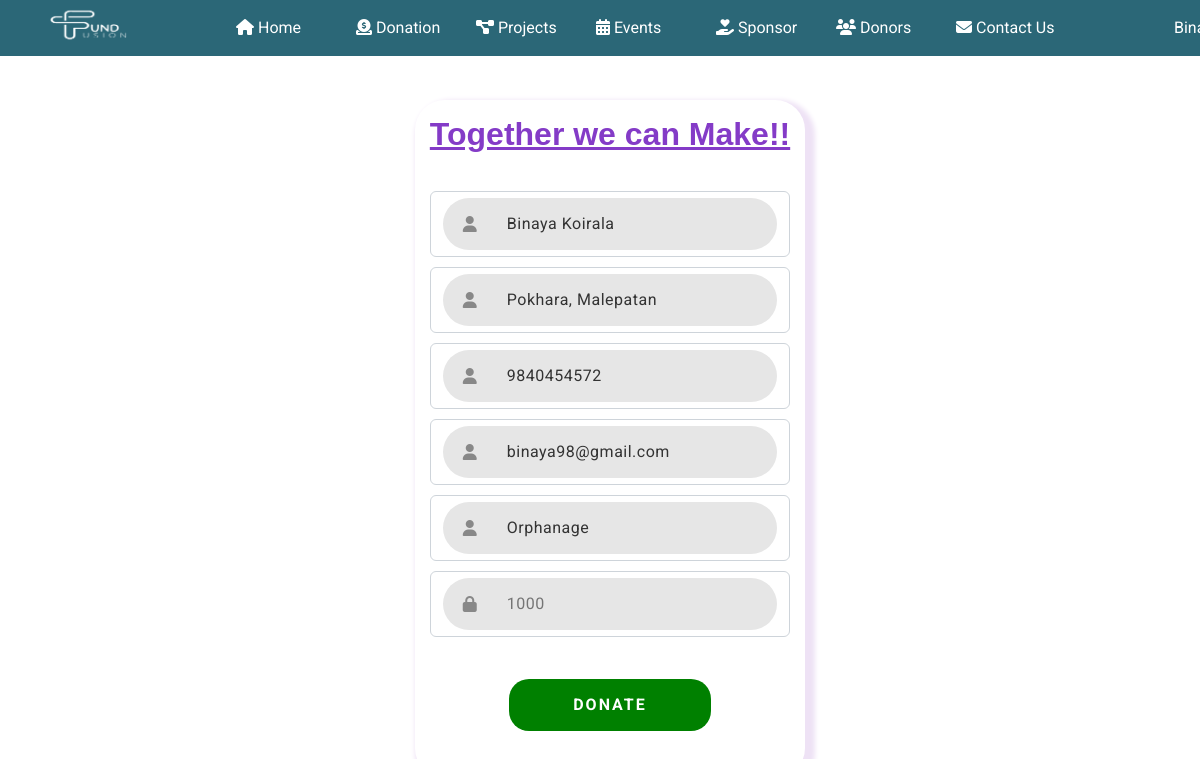
The page /esewa/donate.php?title=5 (signed in) on the database as committed earlier.
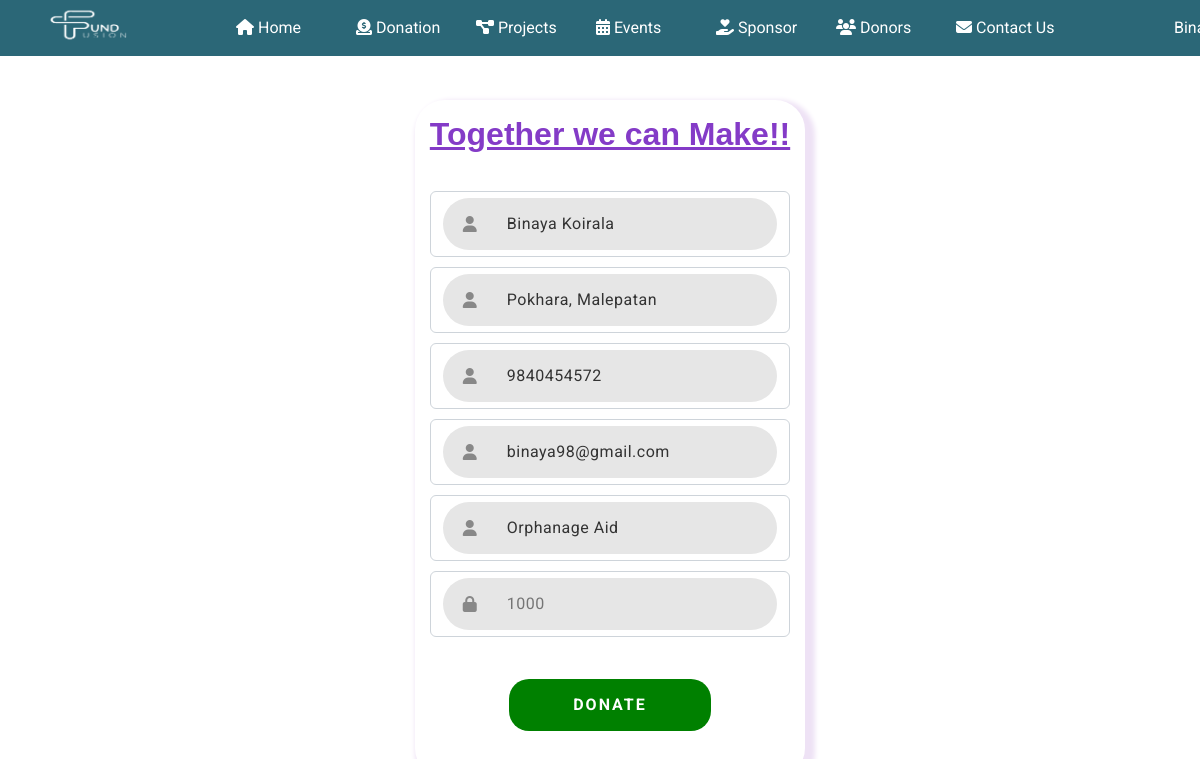
The same page on the database as committed later.
### tables this page shows
CREATE TABLE IF NOT EXISTS `donation` (
  `id` int(5) NOT NULL AUTO_INCREMENT,
  `donation_name` varchar(50) DEFAULT NULL,
  `donation_image_url` varchar(50) DEFAULT NULL,
  `donation_description` text DEFAULT NULL,
  `donation_target` int(8) DEFAULT NULL,
  `donation_progress` int(6) DEFAULT NULL,
  PRIMARY KEY (`id`)
);

### esewa/donate.php (the view, shortened to what this page needs)
<?php
include "../database/Db_Connection.php";
if (isset($_SESSION['name'])) {
    if (isset($_GET['title'])) {
        $title = urldecode($_GET['title']);
    } else {
        $title = '';
    }
    $name = $_SESSION['name'];
    $sql = "SELECT * FROM user WHERE name = '$name'";
    $result = mysqli_query($conn, $sql);
    if ($result) {
        if (mysqli_num_rows($result) > 0) {
            $row = mysqli_fetch_assoc($result);
            $address = $row['address'];
            $contact = $row['Contact'];
            $email = $row['email'];
        } else {
            echo "No matching records found.";
        }
    } else {
        echo "Error executing the query: " . mysqli_error($conn);
    }
    $sql2 = "SELECT * FROM donation WHERE id = '$title'";
    $result2 = mysqli_query($conn, $sql2);
    if ($result2) {
        if (mysqli_num_rows($result2) > 0) {
            $row2 = mysqli_fetch_assoc($result2);
            $donation_name = $row2['donation_name'];
        } else {
            echo "No matching records found.";
        }
    } else {
        echo "Error executing the query: " . mysqli_error($conn);
    }
} else {
    header('Location:../User/userlogin.php');
    exit();
}
?>
<!DOCTYPE html>
<html lang="en">
<head>
    <link rel="stylesheet" href="../css/donationEsewa.css">
    <link href="https://cdn.jsdelivr.net/npm/bootstrap@5.2.3/dist/css/bootstrap.min.css" rel="stylesheet">
    <link rel="stylesheet" href="../css/style.css">
</head>
<body>
    <?php
    @include('../Index/indexnav.php')
    ?>
    <section class="main">
        <div class="donation-container">
            <h2>Together we can Make!!</h2>
            <form class="donation-form" action="toEsewa.php" method="POST">
                <div class="form-control">
                    <input type="text" value="<?php echo $name; ?>" name="name">
                    <i class="fas fa-user"></i>
                </div>
                <div class="form-control">
                    <input type="text" value="<?php echo $address; ?>" name="address">
                    <i class="fas fa-user"></i>
                </div>
                <div class="form-control">
                    <input type="text" value="<?php echo $contact; ?>" name="contact">
                    <i class="fas fa-user"></i>
                </div>
                <div class="form-control">
                    <input type="text" value="<?php echo $email; ?>" name="email">
                    <i class="fas fa-user"></i>
                </div>
                <div class="form-control">
                    <input type="text" value="<?php echo $donation_name; ?>" name="donation_title">
                    <i class="fas fa-user"></i>
                </div>
                <div class="form-control">
                    <input type="number" placeholder="1000" name="Amount">
                    <i class="fas fa-lock"></i>
                </div>
                <button type="submit" class="submit" name="submit" value="submit">Donate</button>
            </form>
        </div>
    </section>
</body>
</html>

Rows that differ between the two databases and show on the page:
changed donation: donation_title "Orphanage" → "Orphanage Aid"
